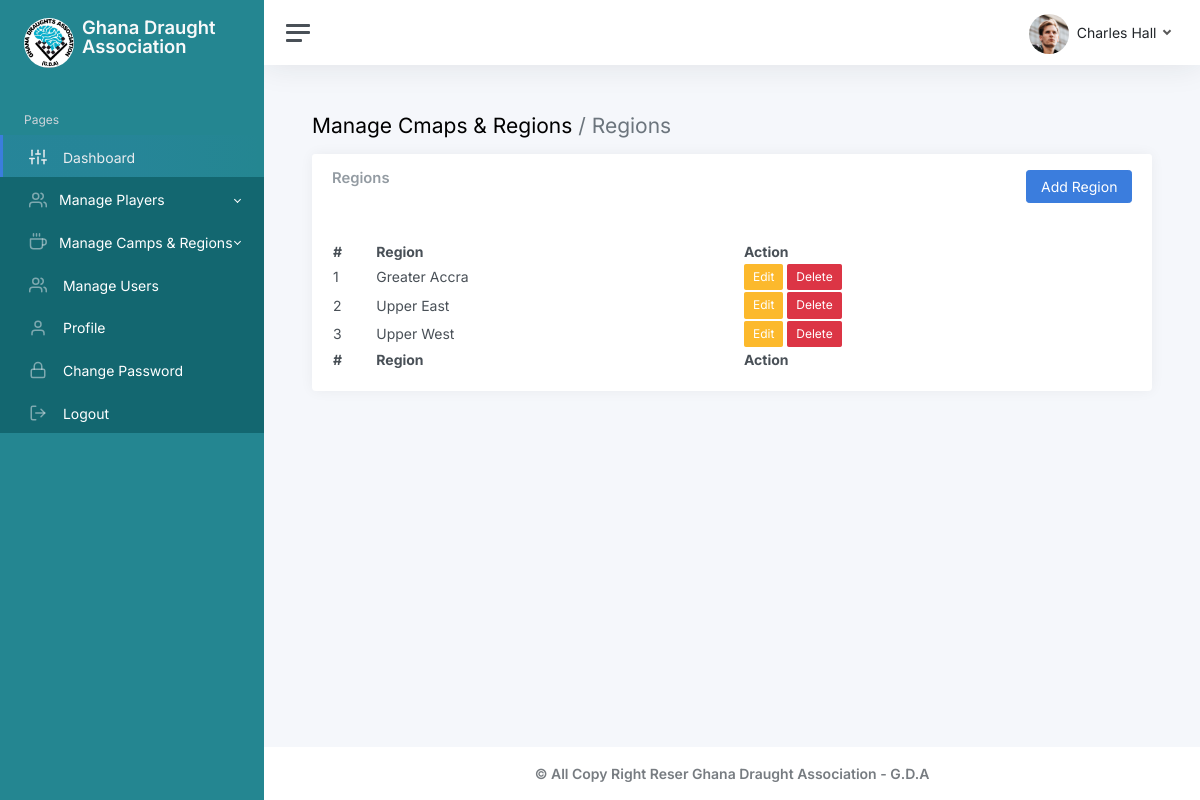
The app's page /admin/regions.php (signed in) with its own data.
### tables this page shows
CREATE TABLE `regiontbl` (
  `id` int(11) NOT NULL,
  `regionName` varchar(150) NOT NULL
);

### admin/regions.php (the view, shortened to what this page needs)
<?php include('inc/sidebar.php') ?>
<?php include('inc/header.php') ?>
		<main class="content">
			<div class="container-fluid p-0">
				<h1 class="h3 mb-3">Manage Cmaps & Regions <span class=" text-secondary">/ Regions</span></h1>
				<div class="row">
					<div class="col-xl-12 col-xxl-5 d-flex">
						<div class="w-100">
                               <div class="card">
                                   <div class="card-header">
                                       <div class="row">
                                           <div class="col-md-6">
                                               <h3 class=" card-title">Regions</h3>
                                           </div>
                                           <div class="col-md-6">
                                               <a href="./addRegion.php" class="btn btn-primary float-end">Add Region</a>
                                           </div>
                                       </div>
                                   </div>
                                   <div class="card-body">
                                       <div class=" table-responsive">
                                           <table id="example" class="display" style="width:100%">
                                               <thead>
                                                   <tr>
                                                       <th>#</th>
                                                       <th>Region</th>
                                                       <th>Action</th>
                                                   </tr>
                                               </thead>
                                               <tbody>
                                                   <?php
                                                       include('./config.php');
                                                       $sql = "SELECT * FROM regiontbl ORDER BY regionName ASC";
                                                       $result = mysqli_query($conn, $sql);
                                                       $count = 1;
                                                       if($result ) {
                                                       while ($row = mysqli_fetch_assoc($result)) {
                                                   ?>
                                                   <tr>
                                                       <td><?=  $count ?></td>
                                                       <td><?= $row['regionName'] ?></td>
                                                       <td>
                                                           <a href="./editRegion.php?regionId=<?= $row['id'] ?>" class="btn btn-warning btn-sm">Edit</a>
                                                           <a onclick="return confirm('You are about to delete this permanently!')" href="./main/deleteRegion.php?regionId=<?= $row['id'] ?>" class="btn btn-danger btn-sm">Delete</a>
                                                       </td>
                                                   </tr>
                                                   <?php
                                                           $count++;
                                                           }
                                                       }
                                                   ?>
                                               </tbody>
                                               <tfoot>
                                                   <tr>
                                                       <th>#</th>
                                                       <th>Region</th>
                                                       <th>Action</th>
                                                   </tr>
                                               </tfoot>
                                           </table>
                                       </div>
                                   </div>
                               </div>
                           </div>
					</div>
				</div>
			</div>
		</main>
		<?php include('inc/footer.php') ?>

### assets/css/dataTables.dataTables.css (style rules this page uses)
:root { --dt-row-selected: 13, 110, 253; --dt-row-selected-text: 255, 255, 255; --dt-row-selected-link: 9, 10, 11; --dt-row-stripe: 0, 0, 0; --dt-row-hover: 0, 0, 0; --dt-column-ordering: 0, 0, 0; --dt-html-background: white; }

### records on screen
regiontbl: regionName "Greater Accra"
regiontbl: regionName "Upper East"
regiontbl: regionName "Upper West"
